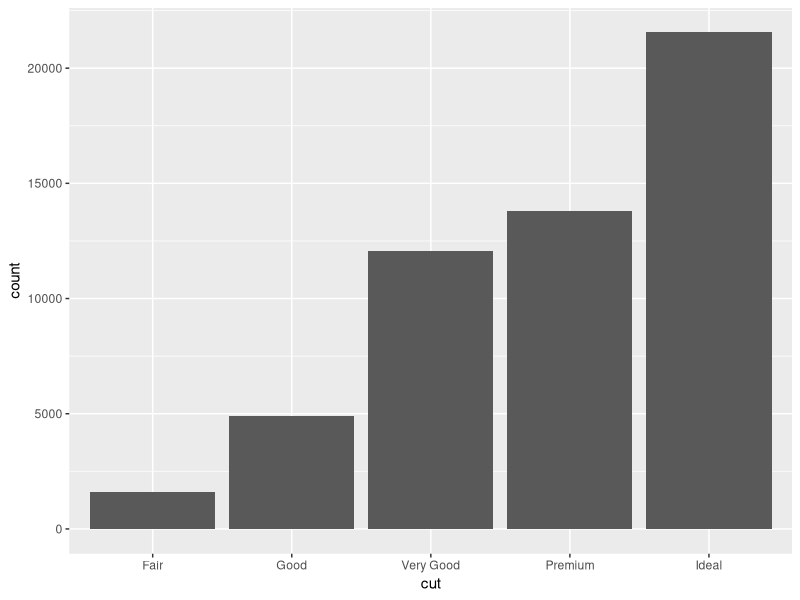
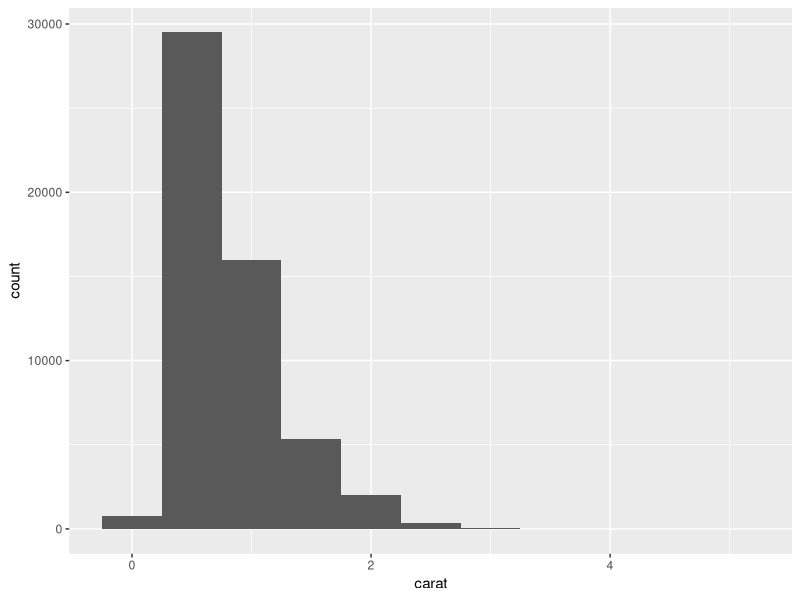
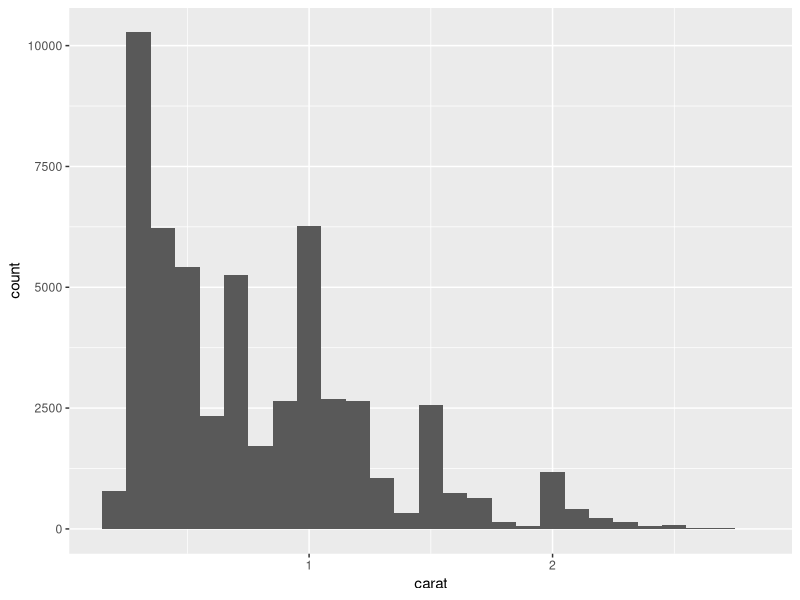
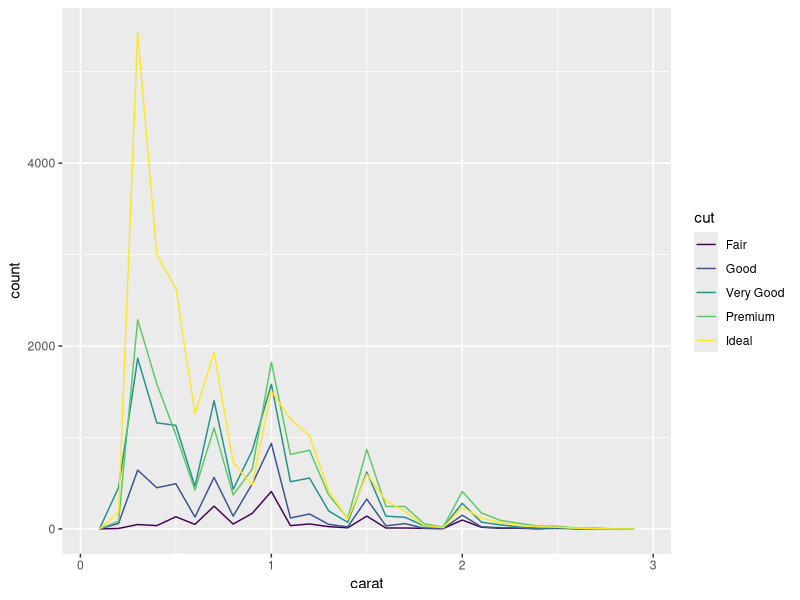
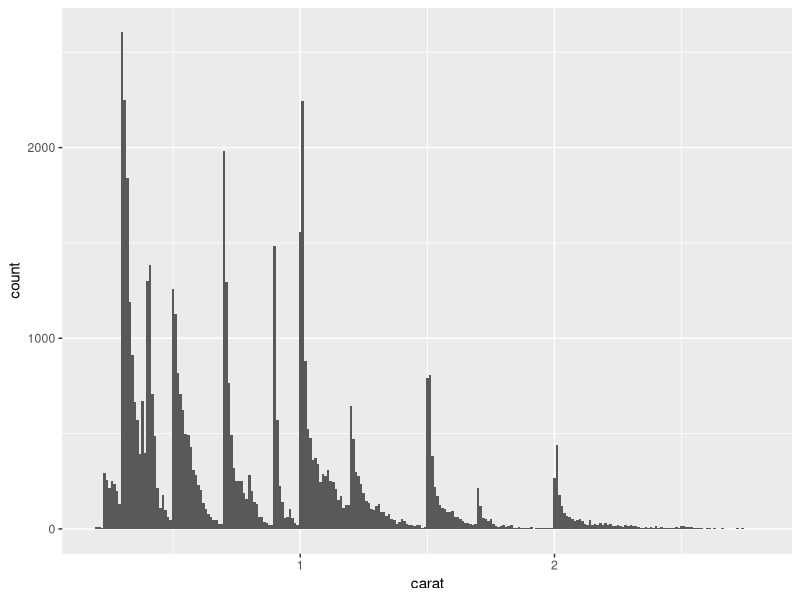

Write R code to recreate these figures, in order.
## ---- chunk 1
library(tidyverse)
## ---- chunk 2
ggplot(data = diamonds) +
  geom_bar(mapping = aes(x = cut))
## ---- chunk 3
ggplot(data = diamonds) +
  geom_histogram(mapping = aes(x = carat), binwidth = 0.5)
## ---- chunk 4
smaller <- diamonds %>% 
  filter(carat < 3)

ggplot(data = smaller, mapping = aes(x = carat)) + 
  geom_histogram(binwidth = 0.1)
## ---- chunk 5
ggplot(data = smaller, mapping = aes(x = carat, color = cut)) +
  geom_freqpoly(binwidth = 0.1)
## ---- chunk 6
ggplot(data = smaller, mapping = aes(x = carat)) +
  geom_histogram(binwidth = 0.01)
